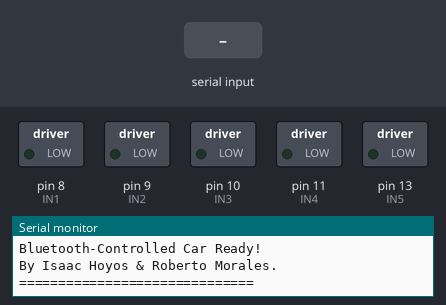
The sketch below on a simulated Arduino Uno, built with avr-gcc and run on an emulated ATmega328P. On the bench: switched loads named in the sketch (green lamp = pin HIGH), the last lines printed to the serial monitor. The inputs (shaded band) are chosen by the test bench.

Above: at 1.2 s.
1.3 s: "F" received over Serial
At 2.2 s:
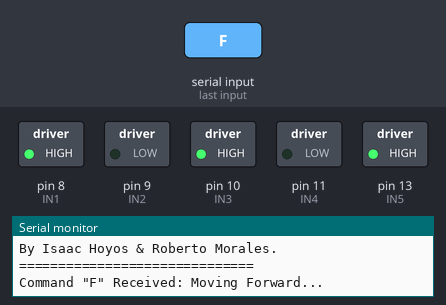
2.8 s: "B" received over Serial
At 3.3 s:
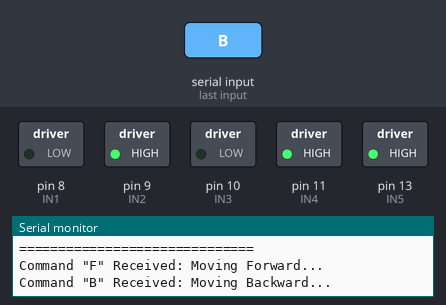
4.3 s: "L" received over Serial
At 5.5 s:
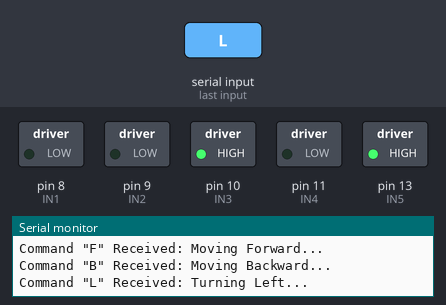
5.8 s: "R" received over Serial
At 6.8 s:
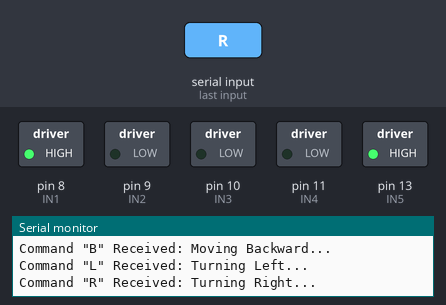
7.3 s: "A" received over Serial
At 8.0 s:
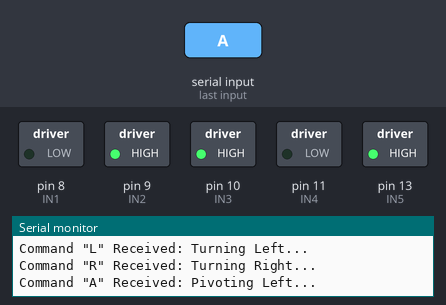
8.8 s: "C" received over Serial
At 9.1 s:
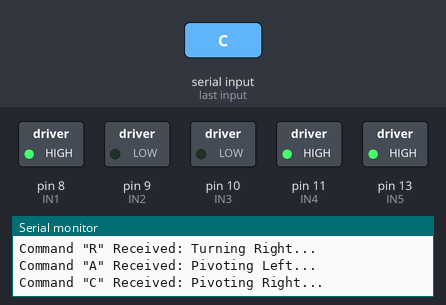
Timing chart, 0 to 11.3 s (numbered marks = the images above; inputs shaded):
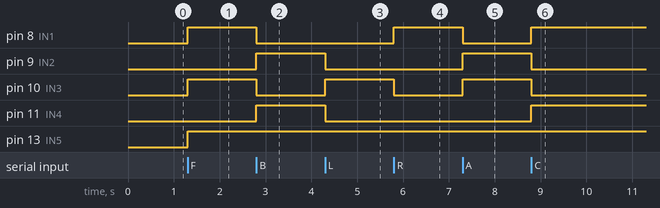

The sketch:

CMP_438_Project_-_Bluetooth-Controlled_Car.ino
```cpp
// CMP 438: Communicating Robots - Bluetooth-Controlled Car - Isaac D. Hoyos & Roberto Morales

// Motor Driver Pins:
int IN1 = 8;  // This pin sends a signal that activates the right motor in the forward direction.
int IN2 = 9;  // This pin sends a signal that activates the right motor in the backward direction.
int IN3 = 10; // This pin sends a signal that activates the left motor in the forward direction.
int IN4 = 11; // This pin sends a signal that activates the left motor in the backward direction.
int IN5 = 13; // This pin provides control for an LED or auxiliary output used for visual feedback.
char command; // This variable stores the Bluetooth command character received from the smartphone.

void setup() {
 // These commands configure all motor control pins and the LED pin as output pins.
 Serial.begin(9600); // This starts the Bluetooth serial communication at a baud rate of 9600.
 pinMode(IN1, OUTPUT); // This sets the right motor forward-control pin as an output.
 pinMode(IN2, OUTPUT); // This sets the right motor backward-control pin as an output.
 pinMode(IN3, OUTPUT); // This sets the left motor forward-control pin as an output.
 pinMode(IN4, OUTPUT); // This sets the left motor backward-control pin as an output.
 pinMode(IN5, OUTPUT); // This sets the auxiliary LED or indicator pin as an output.

 // This block prints a startup message to confirm that the system is powered and ready.
 Serial.println("==============================");
 Serial.println("Bluetooth-Controlled Car Ready!");
 Serial.println("By Isaac Hoyos & Roberto Morales.");
 Serial.println("==============================");
}

void loop() {
 if (Serial.available()) {  // This checks whether a Bluetooth command has been received and is ready to be read.
  command = Serial.read(); // This reads the incoming Bluetooth command character from the serial input buffer.

  // These conditional statements match the received command to a specific action and print a detailed status message.
  if (command == 'F') {
   forward(); // This calls the function that moves the robot forward.
   Serial.print("\nCommand \"");
   Serial.print(command);
   Serial.println("\" Received: Moving Forward..."); // This prints feedback confirming forward movement.
  }

  if (command == 'B') {
   backward(); // This calls the function that moves the robot backward.
   Serial.print("\nCommand \"");
   Serial.print(command);
   Serial.println("\" Received: Moving Backward..."); // This prints feedback confirming backward movement.
  }

  if (command == 'L') {
   left(); // This calls the function that turns the robot to the left.
   Serial.print("\nCommand \"");
   Serial.print(command);
   Serial.println("\" Received: Turning Left..."); // This prints feedback confirming a left turn.
  }

  if (command == 'R') {
   right(); // This calls the function that turns the robot to the right.
   Serial.print("\nCommand \"");
   Serial.print(command);
   Serial.println("\" Received: Turning Right..."); // This prints feedback confirming a right turn.
  }

  if (command == 'S') {
   stopCar(); // This calls the function that stops all motor movement
   Serial.print("\nCommand \"");
   Serial.print(command);
   Serial.println("\" Received: Car Stopped."); // This prints feedback confirming the stop command.
  }

  if (command == 'A') {
   pivotL(); // This calls the function that makes the robot pivot left in place.
   Serial.print("\nCommand \"");
   Serial.print(command);
   Serial.println("\" Received: Pivoting Left..."); // This prints feedback confirming the pivot-left command.
  }

  if (command == 'C') {
   pivotR(); // This calls the function that makes the robot pivot right in place.
   Serial.print("\nCommand \"");
   Serial.print(command);
   Serial.println("\" Received: Pivoting Right..."); // This prints feedback confirming the pivot-right command.
  }

  if (command == 'O') {
   lightOn(); // This calls the function that turns on the LED.
   Serial.print("\nCommand \"");
   Serial.print(command);
   Serial.println("\" Received: Lights On..."); // This prints feedback confirming the LED was turned on.
  }

  if (command == 's') {
   lightOff(); // This calls the function that turns off the LED.
   Serial.print("\nCommand \"");
   Serial.print(command);
   Serial.println("\" Received: Lights Off..."); // This prints feedback confirming the LED was turned off.
  }
 }
}

// Movement Functions:
void forward() {
 digitalWrite(IN1, HIGH); // This sends power to the right motor so it moves forward.
 digitalWrite(IN2, LOW);  // This ensures the right motor does not move backward during forward motion.
 digitalWrite(IN3, HIGH); // This sends power to the left motor so it moves forward.
 digitalWrite(IN4, LOW);  // This ensures the left motor does not move backward during forward motion.
 digitalWrite(IN5, HIGH); // This turns on the LED to indicate that the car is moving forward.
}

void backward() {
 digitalWrite(IN1, LOW);  // This prevents the right motor from moving forward while reversing.
 digitalWrite(IN2, HIGH); // This drives the right motor backward to initiate reverse movement.
 digitalWrite(IN3, LOW);  // This prevents the left motor from moving forward while reversing.
 digitalWrite(IN4, HIGH); // This drives the left motor backward to complete the reverse movement.
 digitalWrite(IN5, HIGH); // This turns on the LED to indicate that the car is moving backward.
}

void left() {
 digitalWrite(IN1, LOW);  // This stops the right motor from moving forward during a left turn.
 digitalWrite(IN2, LOW);  // This stops the right motor from moving backward during a left turn.
 digitalWrite(IN3, HIGH); // This powers the left motor forward to make the robot rotate left.
 digitalWrite(IN4, LOW);  // This ensures the left motor does not move backward while turning left.
 digitalWrite(IN5, HIGH); // This turns on the LED to provide visual feedback while turning left.
}

void right() {
 digitalWrite(IN1, HIGH); // This activates the right motor in the forward direction to initiate a right turn.
 digitalWrite(IN2, LOW);  // This ensures the right motor does not move backward during the turn.
 digitalWrite(IN3, LOW);  // This prevents the left motor from moving forward so the car can pivot right.
 digitalWrite(IN4, LOW);  // This prevents the left motor from moving backward during the turn.
 digitalWrite(IN5, HIGH); // This turns on the LED to provide visual feedback while turning right.
}

void pivotL() {
 digitalWrite(IN1, LOW);  // This ensures the right motor does not move forward while pivoting left.
 digitalWrite(IN2, HIGH); // This drives the right motor backward to help rotate the car left in place.
 digitalWrite(IN3, HIGH); // This drives the left motor forward to complete the pivoting motion to the left.
 digitalWrite(IN4, LOW);  // This ensures the left motor does not move backward during the pivot.
 digitalWrite(IN5, HIGH); // This turns on the LED to indicate that the car is pivoting left.
}

void pivotR() {
 digitalWrite(IN1, HIGH); // This drives the right motor forward to rotate the car right in place.
 digitalWrite(IN2, LOW);  // This ensures the right motor does not move backward during the pivot.
 digitalWrite(IN3, LOW);  // This prevents the left motor from moving forward while pivoting right.
 digitalWrite(IN4, HIGH); // This drives the left motor backward to complete the pivoting motion to the right.
 digitalWrite(IN5, HIGH); // This turns on the LED to indicate that the car is pivoting right.
}

void lightOn() {
 digitalWrite(IN5, HIGH); // This sends a high signal to pin IN5, turning on the LED for visual feedback.
}

void lightOff() {
 digitalWrite(IN5, LOW); // This sends a low signal to pin IN5, turning off the LED when it is not needed.
}

void stopCar() {
 digitalWrite(IN1, LOW); // This removes power from the right motor's forward direction to stop movement.
 digitalWrite(IN2, LOW); // This removes power from the right motor's backward direction to prevent reverse motion.
 digitalWrite(IN3, LOW); // This removes power from the left motor's forward direction to stop movement.
 digitalWrite(IN4, LOW); // This removes power from the left motor's backward direction to prevent reverse motion.
 digitalWrite(IN5, LOW); // This turns off the LED to indicate that the robot has fully stopped.
}
```

Measured:
- after the input at 1.3 s, pin 8 (IN1), pin 10 (IN3), pin 13 (IN5): LOW → HIGH at once
- after the input at 2.8 s, pin 8 (IN1), pin 10 (IN3): HIGH → LOW at once; pin 9 (IN2), pin 11 (IN4): LOW → HIGH at once
- after the input at 4.3 s, pin 9 (IN2), pin 11 (IN4): HIGH → LOW at once; pin 10 (IN3): LOW → HIGH at once
- after the input at 5.8 s, pin 8 (IN1): LOW → HIGH at once; pin 10 (IN3): HIGH → LOW at once
- after the input at 7.3 s, pin 8 (IN1): HIGH → LOW at once; pin 9 (IN2), pin 10 (IN3): LOW → HIGH at once
- after the input at 8.8 s, pin 8 (IN1), pin 11 (IN4): LOW → HIGH at once; pin 9 (IN2), pin 10 (IN3): HIGH → LOW at once
